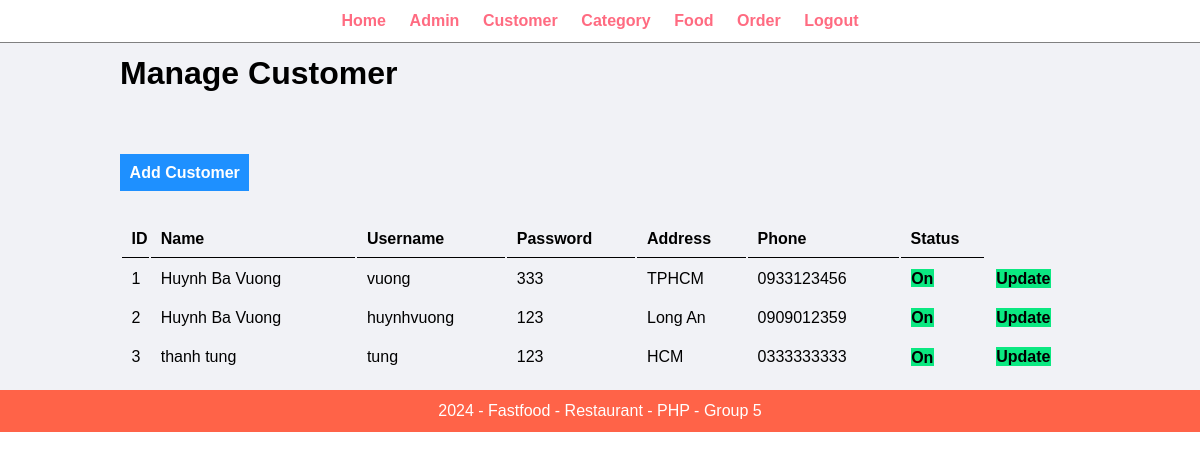
/admin/manage-customer.php (signed in), run on an earlier commit of the app's database.
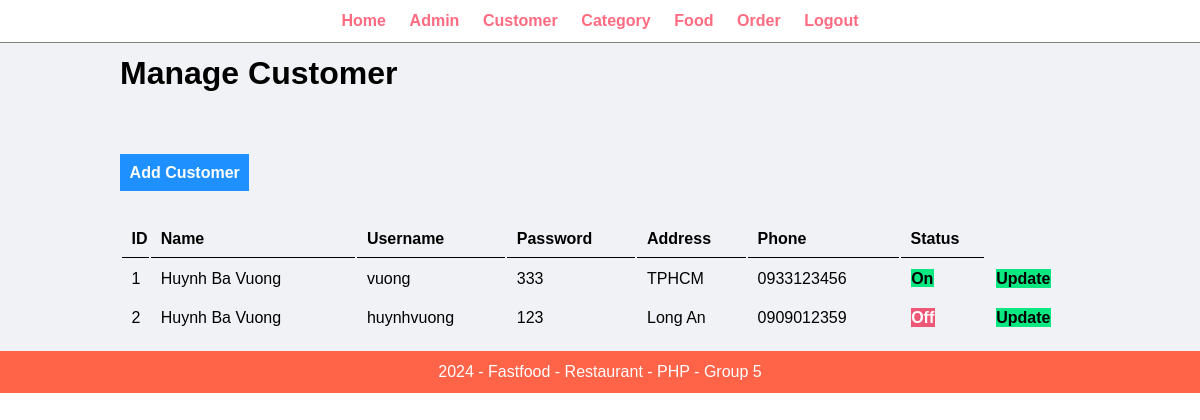
And on a later commit of the database.
### tables this page shows
CREATE TABLE `customer` (
  `ID` int(10) UNSIGNED NOT NULL,
  `username` varchar(100) NOT NULL,
  `password` varchar(255) NOT NULL,
  `name` varchar(100) NOT NULL,
  `address` text NOT NULL,
  `phone` char(12) NOT NULL,
  `status` tinyint(1) NOT NULL
);

### admin/manage-customer.php (the view, shortened to what this page needs)
<?php include('patials/menu.php'); ?>
        <div class="main-content">
            <div class="wrapper">
                <h1>Manage Customer</h1>
                <br>
                <br><br><br>
                <a href="add-customer.php" class="btn-add">Add Customer</a>
                <br /><br /><br />
                <table class="table-full">
                    <tr>
                        <th>ID</th>
                        <th>Name</th>
                        <th>Username</th>
                        <th>Password</th>
                        <th>Address</th>
                        <th>Phone</th>
                        <th>Status</th>
                    </tr>
                    <?php
                    $sql = "SELECT * FROM customer";
                    $res = mysqli_query($conn, $sql);
                    if($res==TRUE){
                        $count = mysqli_num_rows($res);
                        if($count > 0){
                            while($rows = mysqli_fetch_assoc($res)){
                                $ID = $rows['ID'];
                                $name = $rows['name'];
                                $username = $rows['username'];
                                $password = $rows['password'];
                                $address = $rows['address'];
                                $phone = $rows['phone'];
                                $status = $rows['status'];
                                ?>
                                <tr>
                                    <td><?php echo $ID ?></td>
                                    <td><?php echo $name ?></td>
                                    <td><?php echo $username ?></td>
                                    <td><?php echo $password ?></td>
                                    <td><?php echo $address ?></td>
                                    <td><?php echo $phone ?></td>
                                    <td>
                                        <?php
                                         if ($status == 1) {
                                           $class_active = "btn-update";
                                           $active = "On";
                                         }
                                         else {
                                           $class_active = "btn-delete";
                                           $active = "Off";
                                         }
                                         echo "<a href='" . SITEURL . "admin/status-customer.php?ID=$ID&status=$status' class='$class_active'>$active</a>";
                                        ?>
                                    </td>
                                    <td>
                                        <a href="<?php echo SITEURL; ?>admin/update-customer.php?ID=<?php echo $ID; ?>" class="btn-update">Update</a>
                                    </td>
                                </tr>
                                <?php
                            }
                        }
                    }
                    else{
                    }
                    ?>
                </table>
            </div>
        </div>
<?php include('patials/footer.php'); ?>

What changed in the data, as far as the page shows it:
removed customer: ID "3", name "thanh tung", username "tung", password "123", address "HCM", phone "0333333333", status "On"
changed customer "huynhvuong": status "On" → "Off"
